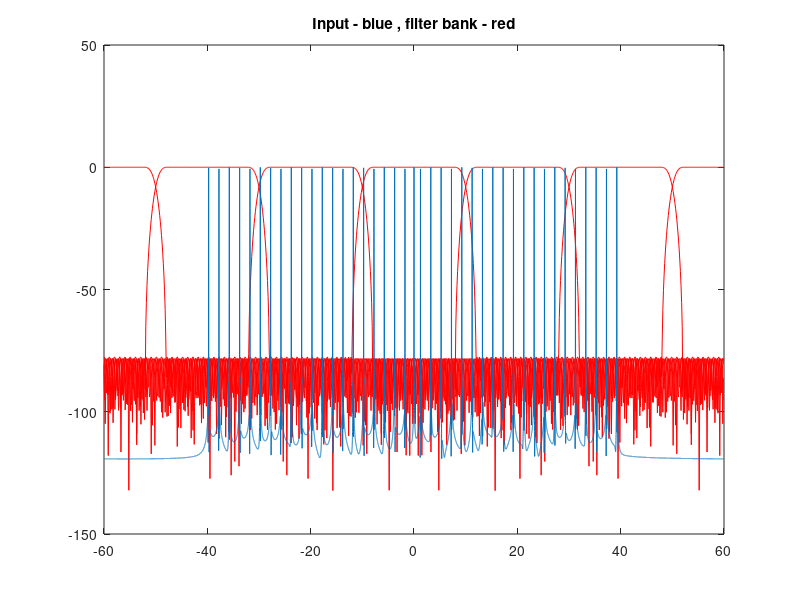
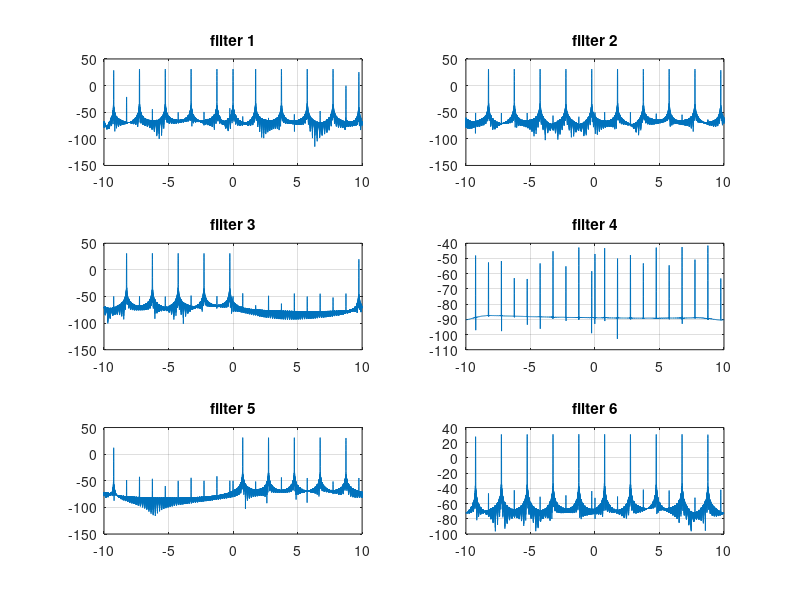
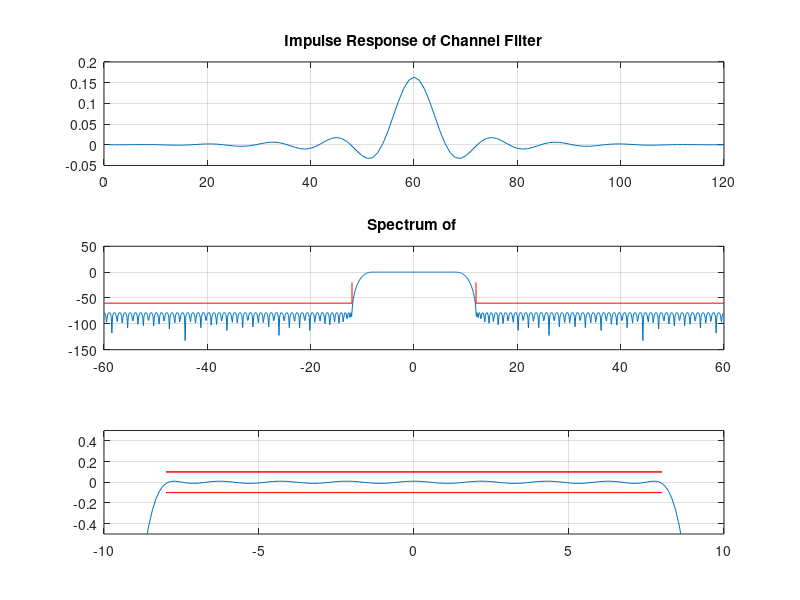
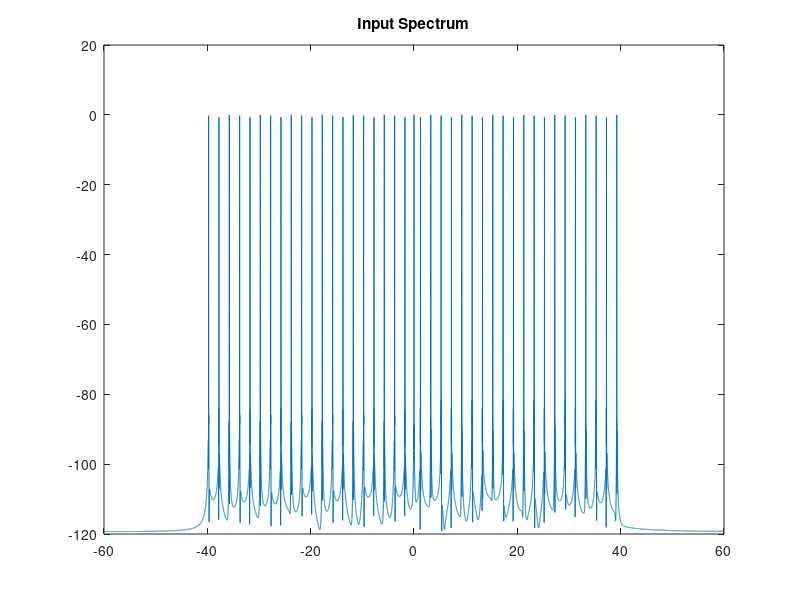

Write MATLAB code to recreate these figures, in order.
%clear all;
close all;

%design filer -----------------------------------------------------------------------------------
h1a =firpm(118,[0 8 12 60]/60,[1 1 0 0],[1 10]);
h1a = [h1a 0];
figure
subplot(311)
plot(h1a)
title('Impulse Response of Channel Filter')
grid on
subplot(312)
plot((-0.5:1/1024:.5-1/1024)*120,fftshift(20*log10(abs(fft(h1a,1024)))))
line([12 60], -[60 60],'color','r')
line([-60 -12],  -[60 60],'color','r')
line([12 12], [-20 -60],'color','r')
line([-12 -12],  [-20 -60],'color','r')
title('Spectrum of ')
grid on
subplot(313)
plot((-0.5:1/1024:.5-1/1024)*120,fftshift(20*log10(abs(fft(h1a,1024)))))
line([-8 8], [.1 .1],'color','r')
line([-8 8], [-.1 -.1],'color','r')
line([-8 8], [.1 .1],'color','r')
axis([-10 10 -.5 .5])
grid on
%print('impfreq1a.png', '-dpng')

%1b---------------------------------------------------------------------------------------------
x=zeros(1,25000);
ff=1:2:40;
ff=[-fliplr(ff)-0.75 0 ff+0.25];
for k=1:41
    x=x+exp(j*2*pi*(1:25000)*ff(k)/120 +j*2*pi*rand(1));
end

figure
win = kaiser(length(x),10)';
win = win/sum(win);
plot((-0.5:1/25000:.5-1/25000)*120,fftshift(20*log10(0.000001+abs(fft(x.*win,25000)))))
title('Input Spectrum')
%print('inputspectrum.png', '-dpng')


%process input of sinusoids
h1apoly=6*reshape(h1a,6,length(h1a)/6);
reg=zeros(6,length(h1a)/6);
v1= 0;
vv = 0;
n2=1;
for n=1:6:length(x)-6

    v1 = fliplr(x(n:n+5)).';
    reg = [v1 reg(:, 1:size(h1apoly,2)-1)];

    for k=1:6
        vv(k)=reg(k,:)*h1apoly(k,:)';
    end

    yysine(:,n2)=6*fft(vv)';
    n2=n2+1;
end
%sine input ----------------sine input ----------------sine input ----------------sine input ----------------


%plot each filter at each nyquist region
figure
plot((-0.5:1/1024:.5-1/1024)*120,fftshift(20*log10(0.00001+abs(fft(h1a,1024)))),'r')
hold on
gg1=h1a.*exp(j*2*pi*(-length(h1a)/2:length(h1a)/2-1)*20/120);
plot((-0.5:1/1024:.5-1/1024)*120,fftshift(20*log10(abs(fft(gg1,1024)))),'r')
gg2=h1a.*exp(j*2*pi*(-length(h1a)/2:length(h1a)/2-1)*40/120);
plot((-0.5:1/1024:.5-1/1024)*120,fftshift(20*log10(abs(fft(gg2,1024)))),'r')
gg3=h1a.*exp(j*2*pi*(-length(h1a)/2:length(h1a)/2-1)*60/120);
plot((-0.5:1/1024:.5-1/1024)*120,fftshift(20*log10(abs(fft(gg3,1024)))),'r')
gg4=h1a.*exp(j*2*pi*(-length(h1a)/2:length(h1a)/2-1)*80/120);
plot((-0.5:1/1024:.5-1/1024)*120,fftshift(20*log10(abs(fft(gg4,1024)))),'r')
gg5=h1a.*exp(j*2*pi*(-length(h1a)/2:length(h1a)/2-1)*100/120);
plot((-0.5:1/1024:.5-1/1024)*120,fftshift(20*log10(abs(fft(gg5,1024)))),'r')
plot((-0.5:1/25000:.5-1/25000)*120,fftshift(20*log10(0.000001+abs(fft(x.*win,25000)))))
hold off
%print('impfreq1a.png', '-dpng')
title('Input - blue , filter bank - red')
print('input.png', '-dpng')

ww = kaiser(length(yysine), 8)';
ww = ww/sum(ww);
%plot each filters output------------------------------------------------------------
figure
subplot(321)
plot((-0.5:1/8192:.5-1/8192)*20,fftshift(20*log10(abs(fft(yysine(1,:).*ww,8192)))))
title('filter 1')
%axis([-60 60 -80 10])
grid
subplot(322)
plot((-0.5:1/8192:.5-1/8192)*20,fftshift(20*log10(abs(fft(yysine(2,:).*ww,8192)))))
title('filter 2')
%axis([-60 60 -80 10])
grid
subplot(323)
plot((-0.5:1/8192:.5-1/8192)*20,fftshift(20*log10(abs(fft(yysine(3,:).*ww,8192)))))
title('filter 3')
%axis([-60 60 -80 10])
grid
subplot(324)
plot((-0.5:1/8192:.5-1/8192)*20,fftshift(20*log10(abs(fft(yysine(4,:).*ww,8192)))))
title('filter 4')
%axis([-60 60 -80 10])
grid
subplot(325)
plot((-0.5:1/8192:.5-1/8192)*20,fftshift(20*log10(abs(fft(yysine(5,:).*ww,8192)))))
title('filter 5')
%axis([-60 60 -80 10])
grid
subplot(326)
plot((-0.5:1/8192:.5-1/8192)*20,fftshift(20*log10(abs(fft(yysine(6,:).*ww,8192)))))
title('filter 6')
%axis([-60 60 -80 10])
grid
print('output.png', '-dpng')

% -------------------------------------------------------------------------------------